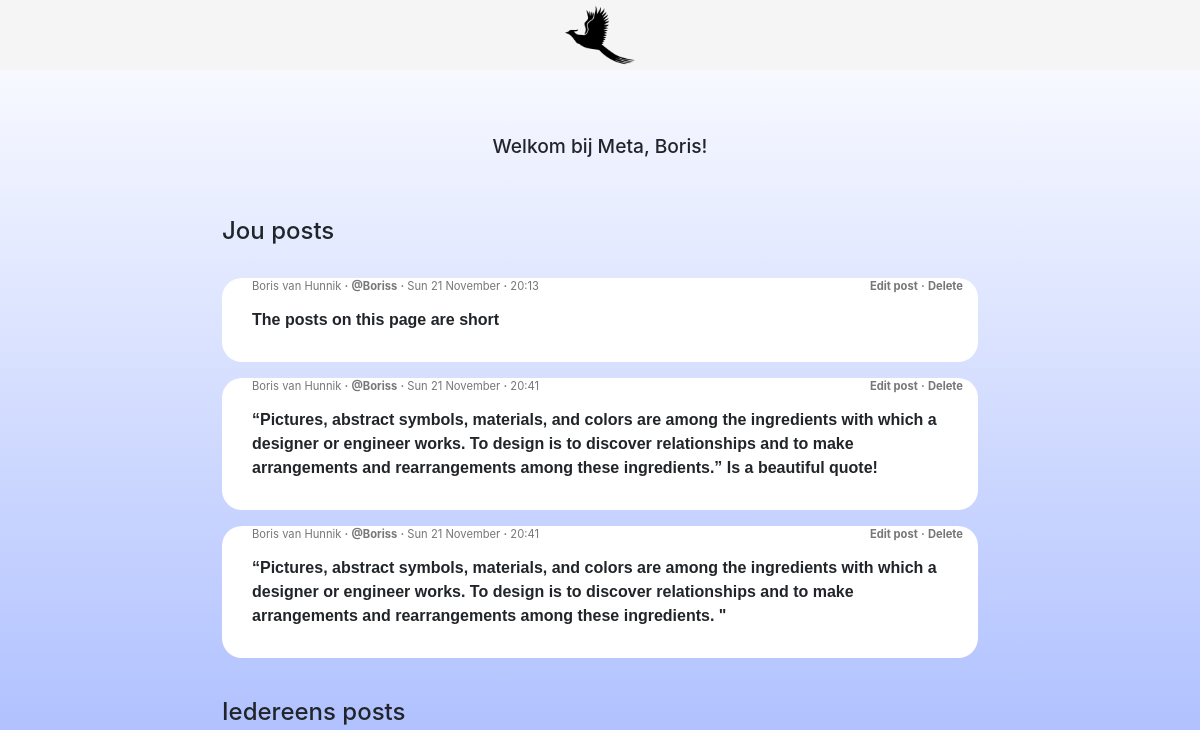
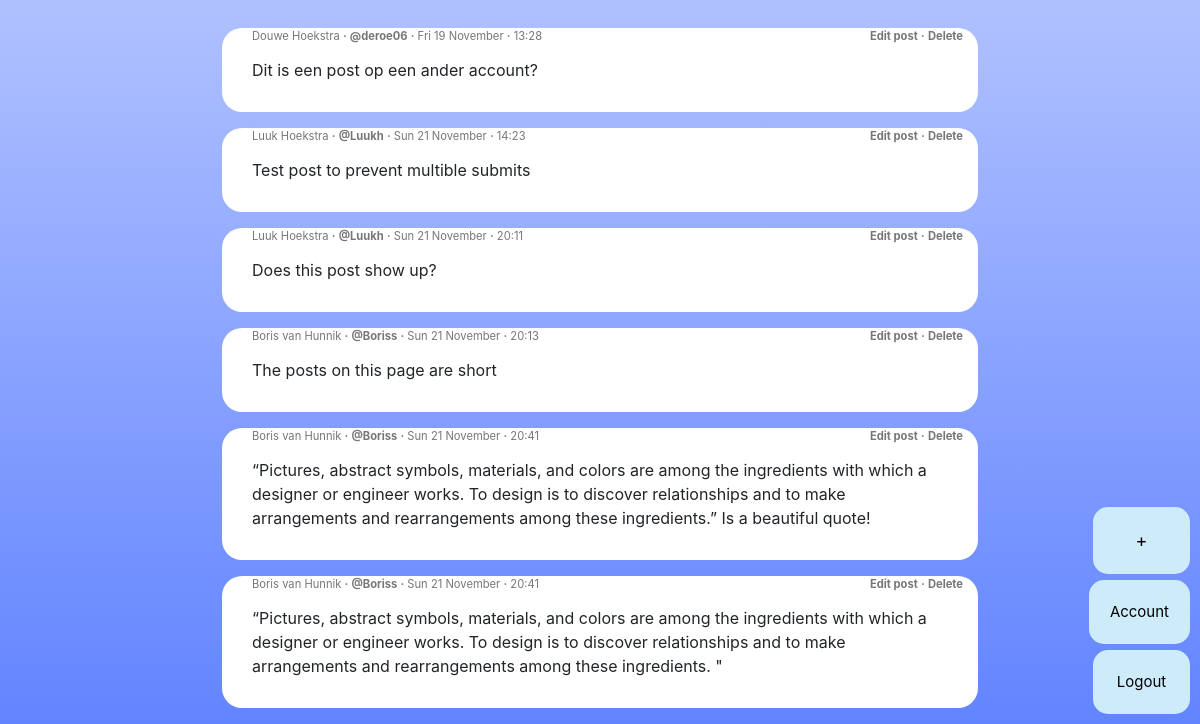
/ (signed in), run on an earlier commit of the app's database (2 pictures, top to bottom).
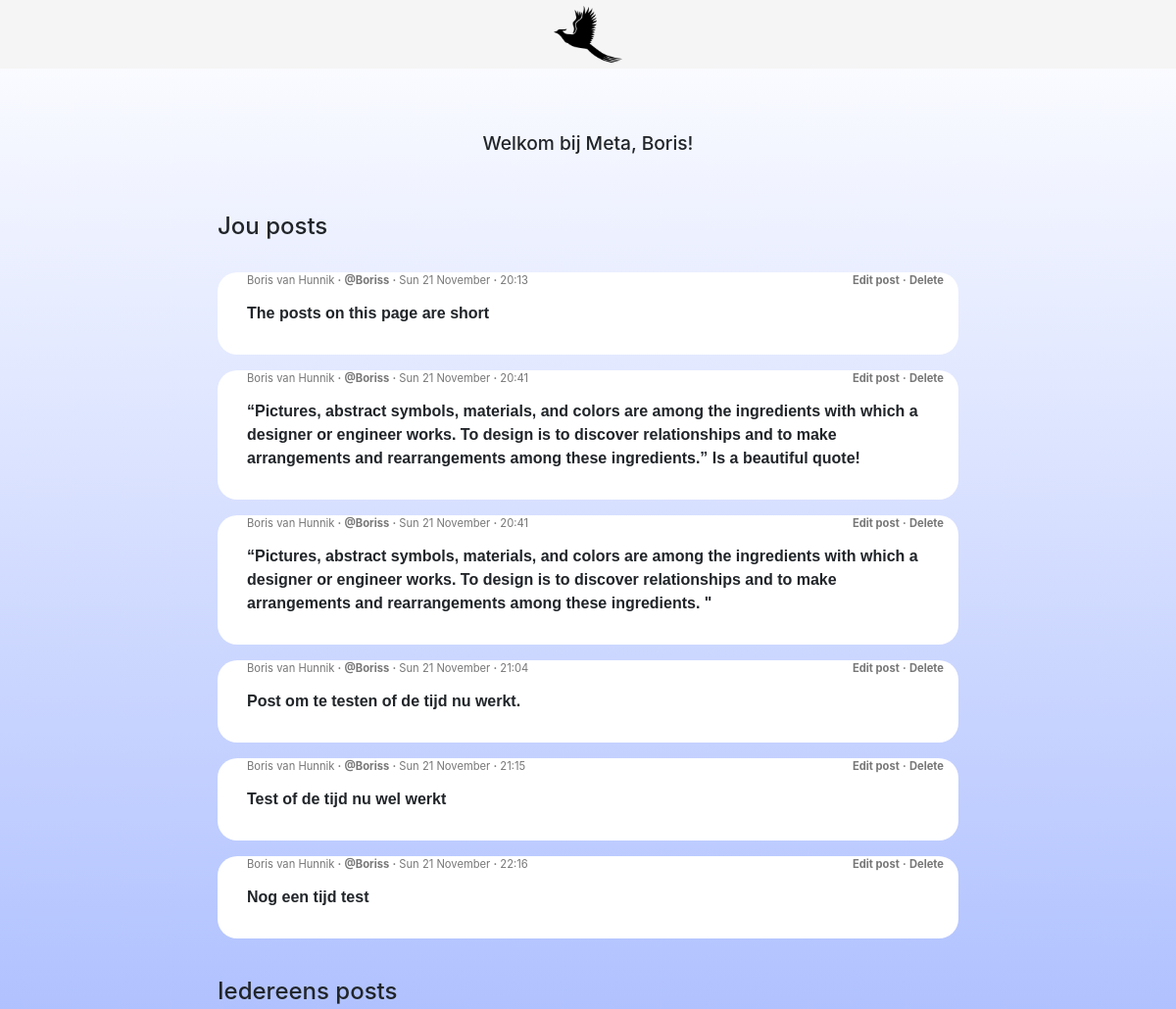
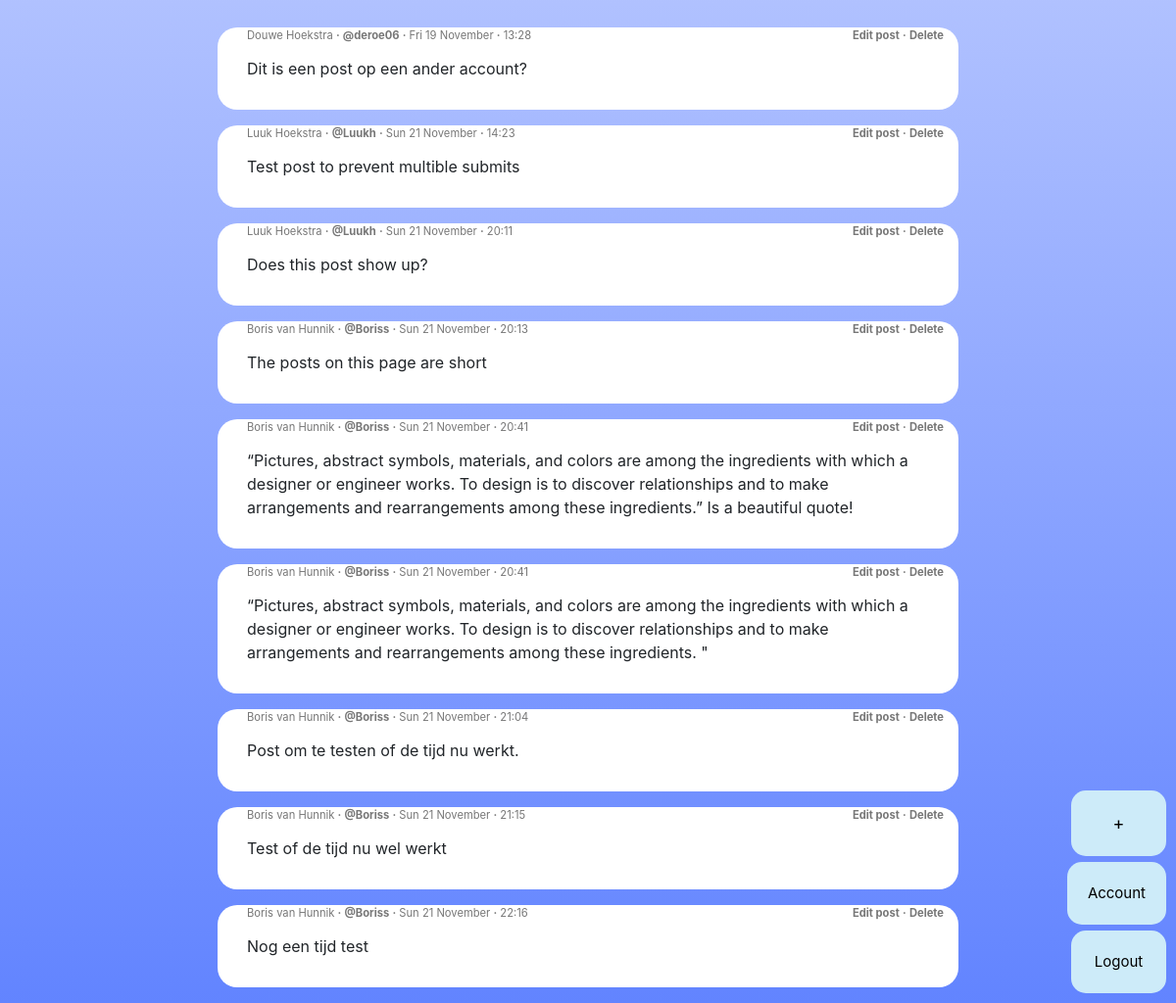
And on a later commit of the database (2 pictures, top to bottom).
### website/models.py (models this page shows)
class User(db.Model, UserMixin):
    id = db.Column(db.Integer, primary_key=True)
    email = db.Column(db.String(150), nullable=False, unique=True)
    password = db.Column(db.String(150), nullable=False)
    user_name = db.Column(db.String(150), nullable=False, unique=True)
    first_name = db.Column(db.String(150), nullable=False)
    last_name = db.Column(db.String(150), nullable=False)
    birth_date = db.Column(MyDateTime)
    creation_date = db.Column(db.DateTime(timezone=True), nullable=False, default=datetime.utcnow)
    notes = db.relationship('Note', back_populates='user')

class Note(db.Model):
    id = db.Column(db.Integer, primary_key=True)
    data = db.Column(db.String(10000), nullable=False)
    date = db.Column(db.DateTime(timezone=True), nullable=False, default=datetime.now())
    user_id = db.Column(db.Integer, db.ForeignKey('user.id'))
    user = db.relationship('User', back_populates='notes')

### website/views.py (the view, shortened to what this page needs)
@views.route('/', methods=['GET', 'POST'])
@login_required
def home():
    Notes = Note.query.all()
    Users = User.query.all()
    for user in Users:
        print(user.user_name)
    return render_template("home.html", user=current_user, posts=Notes, people=Users)

### website/__init__.py (called while the page is built)
def create_app():
    app = Flask(__name__)
    app.config['SECRET_KEY'] = 'SeCReT key that no one knows'
    app.config['SQLALCHEMY_DATABASE_URI'] = f'sqlite:///{DB_NAME}'
    db.init_app(app)
    from .views import views
    from .auth import auth
    app.register_blueprint(views, url_prefix='/')
    app.register_blueprint(auth, url_prefix='/')
    from .models import User, Note
    create_database(app)
    login_manager = LoginManager()
    login_manager.login_view = 'auth.login'
    login_manager.init_app(app)
    @login_manager.user_loader
    def load_user(id):
        return User.query.get(int(id))
    return app

### website/templates/home.html (shortened to what this page needs)
{% extends "base.html" %}{% block title %}Meta{% endblock %} {% block content %}
<div class="header">
  <div class="container">
    <div class="home">
      <div>
        <br />
        <h1 class="Welkom">Welkom bij Meta, {{current_user.first_name}}!</h1>
      </div>
      <br />
      <h4>Jou posts</h4>
      <br />
      {% for notes in user.notes %}
      <ul style="list-style-type: none">
        <li>
          <span class="left">
            {{ notes.user.first_name}} {{notes.user.last_name}}
            <strong>·</strong> <strong>@{{notes.user.user_name}}</strong>
            <strong>·</strong> {{notes.date.strftime('%a %d %B')}}
            <strong>·</strong> {{notes.date.strftime('%H:%M')}}
          </span>
          <span class="right"
            ><a type="button" class="text-button">Edit post</a>
            <strong>·</strong>
            <a
              type="button"
              class="text-button"
              onClick="deleteNote({{notes.id}})"
              >Delete</a
            >
          </span>
          <div id="fake-post2">{{ notes.data }}</div>
        </li>
      </ul>
      {% endfor %}
      <br />
      <h4>Iedereens posts</h4>
      <br />
      {% for notes in posts %}
      <ul style="list-style-type: none">
        <li>
          <span class="left">
            {{ notes.user.first_name}} {{notes.user.last_name}}
            <strong>·</strong> <strong>@{{notes.user.user_name}}</strong>
            <strong>·</strong> {{notes.date.strftime('%a %d %B')}}
            <strong>·</strong> {{notes.date.strftime('%H:%M')}}
          </span>
          <span class="right"
            ><a type="button" class="text-button">Edit post</a>
            <strong>·</strong>
            <a
              type="button"
              class="text-button"
              onClick="deleteNote({{notes.id}})"
              >Delete</a
            >
          </span>
          <div id="fake-post-tot">{{ notes.data }}</div>
        </li>
      </ul>
      {% endfor %}
    </div>
  </div>
  <button class="buttonpost" id="myBtn">+</button>
  <a id="account" href="/account"
    ><button class="butaccount">Account</button></a
  >
  <a id="logout" href="/logout"><button class="butlogout">Logout</button></a>
</div>
{% endblock %}

### website/templates/base.html (shortened to what this page needs)
<!DOCTYPE html>
<html>
  <head>
    <link
      rel="stylesheet"
      href="https://stackpath.bootstrapcdn.com/bootstrap/4.4.1/css/bootstrap.min.css"
    />
    <link
      rel="stylesheet"
      href="https://stackpath.bootstrapcdn.com/font-awesome/4.7.0/css/font-awesome.min.css"
    />
    <link
      rel="stylesheet"
      href="https://use.fontawesome.com/releases/v5.0.7/css/all.css"
    />
  </head>
  <body>
    <div class="taskbar">
      {% if user.is_authenticated %}
      <a id="home" href="/"
        ><img
          src="static/images/Logo-website.jpg"
          alt="Logo van de website
            als home knop"
          class="imgHome"
          width="70px"
          height="70px"
      /></a>
      {% endif %}
    </div>
    <div class="container">{% block content %} {% endblock %}</div>
  </body>
</html>

### website/static/css/index.css (style rules this page uses)
* { margin: 0; padding: 0; outline: none; box-sizing: border-box; }
html { min-height: 100%; }
body { background: linear-gradient(180deg, #FFFFFF 0%, #6284FF 100%); font-family: TwitterChirp, -apple-system, BlinkMacSystemFont, "Segoe UI", Roboto, Helvetica, Arial, sans-serif; }
.home { margin: 1% 15%; }
.left { float: left; text-align: left; padding-left: 30px; }
.right { float: right; text-align: right; padding-right: 15px; }
.text-button { font-weight: bold; }
.taskbar { overflow: hidden; position: fixed; top: 0; width: 100%; }
.imgHome { display: block; margin-left: auto; margin-right: auto; cursor: pointer; }
#fake-post-tot { background-color: white; padding: 30px; border-radius: 20px; }
#fake-post2 { font-family: Arial; background-color: white; font-weight: bold; padding: 30px; border-radius: 20px; }
h1 { font-size: 1.2rem; margin-top: 40px; margin-bottom: 35px; }
span { font-size: .7em; color: #777; }
.buttonpost { color: black; border-color: #cdebf9; text-align: center; padding: 20px 35px; font-size: 18px; width: 97px; text-decoration: none; cursor: pointer; background-color: #cdebf9; cursor: pointer; border: 10px; border-radius: 15px; position: fixed; bottom: 150px; right: 10px; }
.butaccount { border-color: #cdebf9; font-size: 15px; border: 0; border-radius: 15px; color: black; background: #cdebf9; padding: 21px 21px; cursor: pointer; position: fixed; bottom: 80px; right: 10px; }
.butlogout { border-color: #cdebf9; font-size: 15px; border: 0; border-radius: 15px; color: black; background: #cdebf9; padding: 21px 21px; cursor: pointer; position: fixed; bottom: 10px; right: 10px; width: 97px; }
.Welkom { text-align: center; margin-top: 100px; }

What changed in the data, as far as the page shows it:
added Note: user.first_name "Boris", user.last_name "van Hunnik", user.user_name "Boriss", date "Sun 21 November", date "21:04", data "Post om te testen of de tijd nu werkt."
added Note: user.first_name "Boris", user.last_name "van Hunnik", user.user_name "Boriss", date "Sun 21 November", date "21:15", data "Test of de tijd nu wel werkt"
added Note: user.first_name "Boris", user.last_name "van Hunnik", user.user_name "Boriss", date "Sun 21 November", date "22:16", data "Nog een tijd test"
